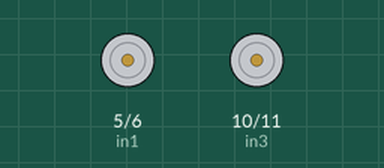
This sketch was run on a simulated Arduino Uno, built with avr-gcc and run on an emulated ATmega328P. On the bench: motor-driver pin pairs drawn as motors (green arrow = first pin HIGH = forward, orange = second pin HIGH = backward, longer = more drive).

Above: at 0.1 s.
At 5.1 s:
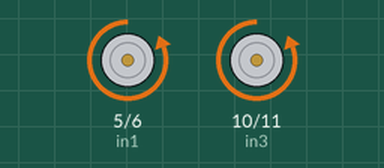
At 56.1 s:
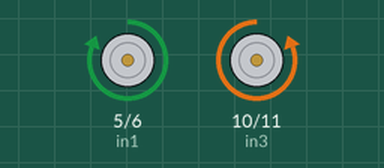
At 113.1 s:
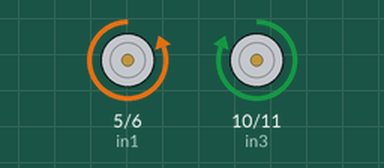
Timing chart, 0 to 114.6 s (numbered marks = the images above):
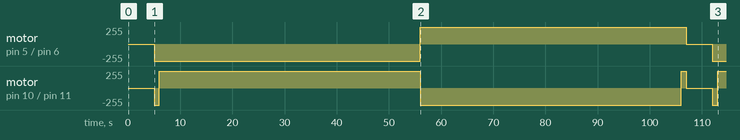

The sketch:

CarCoordinates.ino
```cpp
int in1 = 5;
int in2 = 6;
int in3 = 10;
int in4 = 11;


const int RaspiPhelps = 13;


void setup() {

    pinMode(RaspiPhelps, INPUT);

    pinMode(in1, OUTPUT);
    pinMode(in2, OUTPUT);
    pinMode(in3, OUTPUT);
    pinMode(in4, OUTPUT);

  digitalWrite(in1, LOW);
  digitalWrite(in2, LOW);
  digitalWrite(in4, LOW);
  digitalWrite(in3, LOW);
}

void loop() {
 // bool phelps
delay(5000);
Forward();
Right();
Left();
Back();


}
void Forward(){

  digitalWrite(in1, LOW);
  digitalWrite(in2, HIGH);
  digitalWrite(in3, LOW);
  digitalWrite(in4, HIGH);

  delay(1000);
  digitalWrite(in1, LOW);
  digitalWrite(in2, LOW);
  digitalWrite(in4, LOW);
  digitalWrite(in3, LOW);
}

void Right(){

  digitalWrite(in1, LOW);
  digitalWrite(in2, HIGH);
  digitalWrite(in3, HIGH);
  digitalWrite(in4, LOW);

  delay(50000);   ////Change This according to you required destination

  digitalWrite(in1, LOW);
  digitalWrite(in2, LOW);
  digitalWrite(in4, LOW);
  digitalWrite(in3, LOW);
}
void Left(){

  digitalWrite(in1, HIGH);
  digitalWrite(in2, LOW);
  digitalWrite(in3, LOW);
  digitalWrite(in4, HIGH);

  delay(50000);   ////Change This according to you required destination

  digitalWrite(in1, LOW);
  digitalWrite(in2, LOW);
  digitalWrite(in4, LOW);
  digitalWrite(in3, LOW);
}

void Back(){

  digitalWrite(in1, HIGH);
  digitalWrite(in2, LOW);
  digitalWrite(in3, HIGH);
  digitalWrite(in4, LOW);

  delay(1000);
  digitalWrite(in1, LOW);
  digitalWrite(in2, LOW);
  digitalWrite(in4, LOW);
  digitalWrite(in3, LOW);
}
```

Measured:
- by itself, motor on pin 5 (in1) / pin 6 (in2): stopped → backward 255/255 at 5.0 s, → forward 255/255 51.0 s later, → stopped 51.0 s later, → backward 255/255 5.0 s later
- by itself, motor on pin 10 (in3) / pin 11 (in4): stopped → backward 255/255 at 5.0 s, → forward 255/255 1.0 s later, → backward 255/255 50.0 s later, → forward 255/255 50.0 s later, … (7 changes in this stretch)
